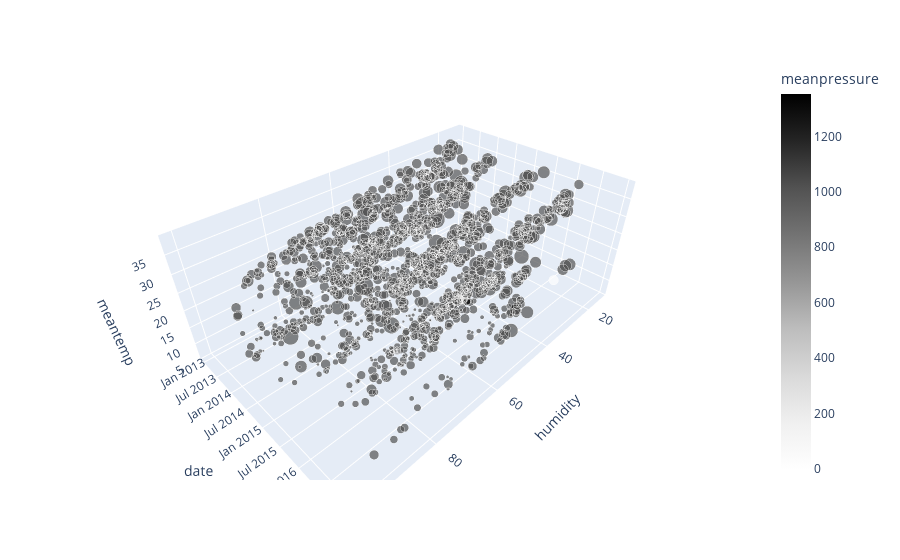

Notebook source saved alongside this figure:
### Code cell
df_deli = df_deli.query('meanpressure < 7000')

px.scatter_3d(df_deli, 
              x='humidity',
              y='date',
              z='meantemp',
              color='meanpressure',
              color_continuous_scale='greys',
              size='wind_speed')

### Figure 1 — Plotly figure (JSON) as saved in the notebook; plotly's stock layout.template omitted (floating-point values rounded to 4 significant figures; data arrays with more than 128 entries replaced by an {"elided": "..."} marker saying what was removed)
{"data": [{"hovertemplate": "humidity=%{x}<br>date=%{y}<br>meantemp=%{z}<br>wind_speed=%{marker.size}<br>meanpressure=%{marker.color}<extra></extra>", "legendgroup": "", "marker": {"color": {"elided": "1461 float values"}, "coloraxis": "coloraxis", "size": {"elided": "1461 float values"}, "sizemode": "area", "sizeref": 0.1055, "symbol": "circle"}, "mode": "markers", "name": "", "scene": "scene", "showlegend": false, "type": "scatter3d", "x": {"elided": "1461 float values"}, "y": {"elided": "1461 str values"}, "z": {"elided": "1461 float values"}}], "layout": {"coloraxis": {"colorbar": {"title": {"text": "meanpressure"}}, "colorscale": [[0, "rgb(255,255,255)"], [0.125, "rgb(240,240,240)"], [0.25, "rgb(217,217,217)"], [0.375, "rgb(189,189,189)"], [0.5, "rgb(150,150,150)"], [0.625, "rgb(115,115,115)"], [0.75, "rgb(82,82,82)"], [0.875, "rgb(37,37,37)"], [1, "rgb(0,0,0)"]]}, "legend": {"itemsizing": "constant", "tracegroupgap": 0}, "margin": {"t": 60}, "scene": {"domain": {"x": [0, 1], "y": [0, 1]}, "xaxis": {"title": {"text": "humidity"}}, "yaxis": {"title": {"text": "date"}}, "zaxis": {"title": {"text": "meantemp"}}}}}
